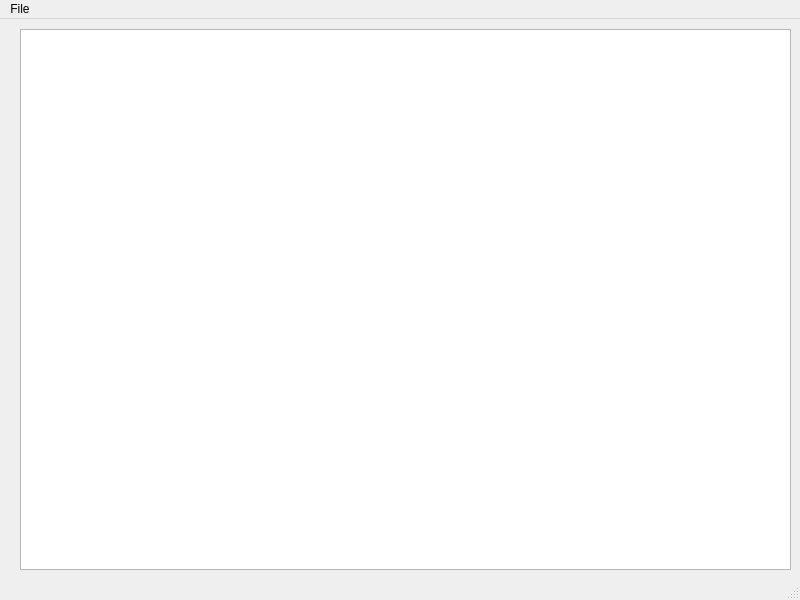
<?xml version="1.0" encoding="UTF-8"?>
<ui version="4.0">
 <class>MainWindow</class>
 <widget class="QMainWindow" name="MainWindow">
  <property name="geometry">
   <rect>
    <x>0</x>
    <y>0</y>
    <width>800</width>
    <height>600</height>
   </rect>
  </property>
  <property name="windowTitle">
   <string>MainWindow</string>
  </property>
  <widget class="QWidget" name="centralwidget">
   <widget class="QWidget" name="verticalLayoutWidget">
    <property name="geometry">
     <rect>
      <x>20</x>
      <y>10</y>
      <width>771</width>
      <height>541</height>
     </rect>
    </property>
    <layout class="QVBoxLayout" name="verticalLayout">
     <item>
      <widget class="QTextEdit" name="textEdit"/>
     </item>
    </layout>
   </widget>
  </widget>
  <widget class="QMenuBar" name="menubar">
   <property name="geometry">
    <rect>
     <x>0</x>
     <y>0</y>
     <width>800</width>
     <height>21</height>
    </rect>
   </property>
   <widget class="QMenu" name="menuFile">
    <property name="title">
     <string>File</string>
    </property>
    <addaction name="actionNew"/>
    <addaction name="actionOpen"/>
    <addaction name="separator"/>
    <addaction name="actionSave_as"/>
   </widget>
   <addaction name="menuFile"/>
  </widget>
  <widget class="QStatusBar" name="statusbar"/>
  <action name="actionNew">
   <property name="icon">
    <iconset resource="Resources.qrc">
     <normaloff>:/img/Icons/New.bmp</normaloff>:/img/Icons/New.bmp</iconset>
   </property>
   <property name="text">
    <string>New</string>
   </property>
  </action>
  <action name="actionOpen">
   <property name="icon">
    <iconset resource="Resources.qrc">
     <normaloff>:/img/Icons/Open.bmp</normaloff>:/img/Icons/Open.bmp</iconset>
   </property>
   <property name="text">
    <string>Open</string>
   </property>
  </action>
  <action name="actionSave_as">
   <property name="icon">
    <iconset resource="Resources.qrc">
     <normaloff>:/img/Icons/Save.bmp</normaloff>:/img/Icons/Save.bmp</iconset>
   </property>
   <property name="text">
    <string>Save as</string>
   </property>
  </action>
  <action name="actionExit">
   <property name="text">
    <string>Exit</string>
   </property>
  </action>
  <action name="actionCopy">
   <property name="icon">
    <iconset>
     <normaloff>:/img/C:/Users/Emre/Desktop/Icons/Copy.bmp</normaloff>:/img/C:/Users/Emre/Desktop/Icons/Copy.bmp</iconset>
   </property>
   <property name="text">
    <string>Copy</string>
   </property>
  </action>
  <action name="actionPaste">
   <property name="icon">
    <iconset>
     <normaloff>:/img/C:/Users/Emre/Desktop/Icons/Paste.bmp</normaloff>:/img/C:/Users/Emre/Desktop/Icons/Paste.bmp</iconset>
   </property>
   <property name="text">
    <string>Paste</string>
   </property>
  </action>
  <action name="actionCut">
   <property name="icon">
    <iconset>
     <normaloff>:/img/C:/Users/Emre/Desktop/Icons/Cut.bmp</normaloff>:/img/C:/Users/Emre/Desktop/Icons/Cut.bmp</iconset>
   </property>
   <property name="text">
    <string>Cut</string>
   </property>
  </action>
  <action name="actionUndo">
   <property name="text">
    <string>Undo</string>
   </property>
  </action>
  <action name="actionRedo">
   <property name="text">
    <string>Redo</string>
   </property>
  </action>
 </widget>
 <resources>
  <include location="Resources.qrc"/>
 </resources>
 <connections/>
</ui>
